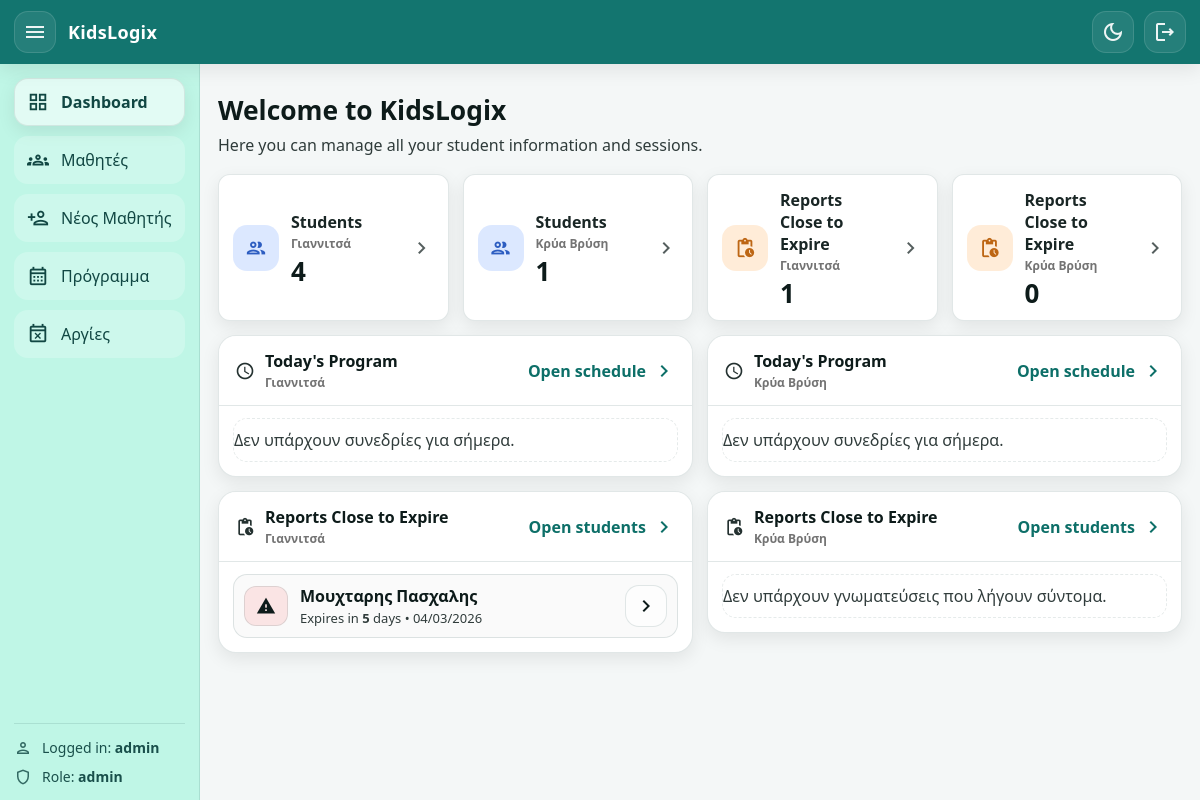
The page / (signed in) on the database its author committed.
### app/models.py (models this page shows, shortened)
class Student(Base):
    __tablename__ = "students"
    amka: Mapped[str] = mapped_column(String(20), primary_key=True)
    center: Mapped[str] = mapped_column(
        String(20),
        nullable=False,
        default="Giannitsa",  # Giannitsa / KryaVrisi
    )
    first_name: Mapped[str] = mapped_column(String(60), nullable=False)
    last_name: Mapped[str] = mapped_column(String(60), nullable=False)
    date_of_birth: Mapped[date | None] = mapped_column(Date, nullable=True)
    parent_name: Mapped[str | None] = mapped_column(String(120), nullable=True)
    parent_phone: Mapped[str | None] = mapped_column(String(30), nullable=True)
    assessment_expiry_date: Mapped[date | None] = mapped_column(Date, nullable=True)
    admin_comment: Mapped[str | None] = mapped_column(String(1000), nullable=True)
    created_at: Mapped[datetime] = mapped_column(
        DateTime, default=datetime.utcnow, nullable=False
    )
    services: Mapped[list["StudentService"]] = relationship(
        back_populates="student",
        cascade="all, delete-orphan",
    )
    appointments: Mapped[list["Appointment"]] = relationship(
        back_populates="student",
        cascade="all, delete-orphan",
    )
    payments: Mapped[list["Payment"]] = relationship(
        back_populates="student",
        cascade="all, delete-orphan",
    )

### app/routers/web.py (the view)
@router.get("/", response_class=HTMLResponse)
def dashboard(
    request: Request,
    db: Session = Depends(get_db),
    user: User = Depends(get_current_user),
):
    today = date.today()
    exp_limit = today + timedelta(days=30)
    centers_order = ["Giannitsa", "KryaVrisi"]
    centers_labels = {
        "Giannitsa": CENTERS.get("Giannitsa", "Giannitsa"),
        "KryaVrisi": CENTERS.get("KryaVrisi", "KryaVrisi"),
    }
    student_counts_by_center = {}
    for c in centers_order:
        student_counts_by_center[c] = (
            db.query(Student)
            .filter(Student.center == c)
            .count()
        )
    reports_list_by_center = {}
    reports_expiring_by_center = {}
    for c in centers_order:
        reports = (
            db.query(Student)
            .filter(Student.center == c)
            .filter(Student.assessment_expiry_date.isnot(None))
            .filter(Student.assessment_expiry_date >= today)
            .filter(Student.assessment_expiry_date <= exp_limit)
            .order_by(Student.assessment_expiry_date.asc())
            .all()
        )
        reports_list_by_center[c] = reports
        reports_expiring_by_center[c] = len(reports)
    todays_by_center = {}
    for c in centers_order:
        todays_by_center[c] = (
            db.query(Appointment)
            .options(
                joinedload(Appointment.student),
                joinedload(Appointment.service),
            )
            .filter(Appointment.center == c)
            .filter(Appointment.day == today)
            .filter(Appointment.status == "scheduled")
            .order_by(Appointment.start_time.asc())
            .all()
        )
    return templates.TemplateResponse(
        "dashboard.html",
        {
            "request": request,
            "user": user,
            "page": "dashboard",
            "today": today,
            "exp_limit": exp_limit,
            "centers_order": centers_order,
            "centers_labels": centers_labels,
            "student_counts_by_center": student_counts_by_center,
            "reports_list_by_center": reports_list_by_center,
            "reports_expiring_by_center": reports_expiring_by_center,
            "todays_by_center": todays_by_center,
        },
    )

### app/templates/dashboard.html (shortened to what this page needs)
{% extends "base.html" %}
{% block content %}
<div class="dash-header">
  <h1 class="dash-title">Welcome to KidsLogix</h1>
  <p class="dash-subtitle">Here you can manage all your student information and sessions.</p>
</div>
<div class="dash-stats">
  {% for center in centers_order %}
  <a class="stat-card" href="/students?center={{ center }}" aria-label="Students in {{ centers_labels[center] }}">
    <div class="stat-icon stat-icon-blue">
      <span class="material-icons-outlined">group</span>
    </div>
    <div class="stat-body">
      <div class="stat-label">Students</div>
      <div class="stat-sub">{{ centers_labels[center] }}</div>
      <div class="stat-value">{{ student_counts_by_center[center] }}</div>
    </div>
    <span class="material-icons-outlined stat-arrow">chevron_right</span>
  </a>
  {% endfor %}
  {% for center in centers_order %}
  <a class="stat-card" href="/students?center={{ center }}" aria-label="Reports expiring in {{ centers_labels[center] }}">
    <div class="stat-icon stat-icon-orange">
      <span class="material-icons-outlined">pending_actions</span>
    </div>
    <div class="stat-body">
      <div class="stat-label">Reports Close to Expire</div>
      <div class="stat-sub">{{ centers_labels[center] }}</div>
      <div class="stat-value">{{ reports_expiring_by_center[center] }}</div>
    </div>
    <span class="material-icons-outlined stat-arrow">chevron_right</span>
  </a>
  {% endfor %}
</div>
<div class="dash-grid">
  {% for center in centers_order %}
  <section class="panel">
    <div class="panel-head">
      <div class="panel-title">
        <span class="material-icons-outlined">schedule</span>
        <div class="panel-title-text">
          <h2>Today's Program</h2>
          <div class="panel-sub">{{ centers_labels[center] }}</div>
        </div>
      </div>
      <a class="panel-link" href="/schedule">
        Open schedule <span class="material-icons-outlined">chevron_right</span>
      </a>
    </div>
    <div class="panel-body panel-body-scroll">
      {% set aps = todays_by_center.get(center, []) %}
      {% if aps and aps|length > 0 %}
        <div class="list">
          {% for ap in aps %}
            <div class="list-row">
              <div class="time-pill">{{ ap.start_time.strftime("%H:%M") }}</div>
              <div class="list-main">
                <div class="list-title">
                  {% if ap.student %}{{ ap.student.full_name }}{% else %}{{ ap.student_amka }}{% endif %}
                </div>
                <div class="list-subtitle">
                  {% if ap.service %}{{ ap.service.name }}{% else %}Service #{{ ap.service_id }}{% endif %}
                </div>
              </div>
              <a class="icon-btn" href="/students/{{ ap.student_amka }}" title="Open student card">
                <span class="material-icons-outlined">chevron_right</span>
              </a>
            </div>
          {% endfor %}
        </div>
      {% else %}
        <div class="empty-state">Δεν υπάρχουν συνεδρίες για σήμερα.</div>
      {% endif %}
    </div>
  </section>
  {% endfor %}
  {% for center in centers_order %}
  <section class="panel">
    <div class="panel-head">
      <div class="panel-title">
        <span class="material-icons-outlined">pending_actions</span>
        <div class="panel-title-text">
          <h2>Reports Close to Expire</h2>
          <div class="panel-sub">{{ centers_labels[center] }}</div>
        </div>
      </div>
      <a class="panel-link" href="/students?center={{ center }}">
        Open students <span class="material-icons-outlined">chevron_right</span>
      </a>
    </div>
    <div class="panel-body panel-body-scroll">
      {% set reports_list = reports_list_by_center.get(center, []) %}
      {% if reports_list and reports_list|length > 0 %}
        <div class="list">
          {% for st in reports_list %}
            {% set days_left = (st.assessment_expiry_date - today).days %}
            <div class="list-row">
              <div class="warn-pill">
                <span class="material-icons-outlined">warning</span>
              </div>
              <div class="list-main">
                <div class="list-title">{{ st.full_name }}</div>
                <div class="list-subtitle">
                  Expires in <b>{{ days_left }}</b> days • {{ st.assessment_expiry_date.strftime("%d/%m/%Y") }}
                </div>
              </div>
              <a class="icon-btn" href="/students/{{ st.amka }}" title="Open student card">
                <span class="material-icons-outlined">chevron_right</span>
              </a>
            </div>
          {% endfor %}
        </div>
      {% else %}
        <div class="empty-state">Δεν υπάρχουν γνωματεύσεις που λήγουν σύντομα.</div>
      {% endif %}
    </div>
  </section>
  {% endfor %}
</div>
{% endblock %}

### app/static/style.css (style rules this page uses)
:root { --teal-900:#0f5f5a; --teal-800:#13756f; --teal-700:#17837c; --mint-100:#d6fff0; --mint-150:#c6f6e5; --mint-200:#b9f0dd; --radius:18px; --shadow-sm: 0 6px 18px rgba(0,0,0,.08); --shadow-md: 0 10px 26px rgba(0,0,0,.12); }
html[data-theme="light"] { --bg: #f4f7f7; --text: #0d1b1a; --topbar-bg: var(--teal-800); --topbar-text: #fff; --sidebar-bg: #bff6e6; --sidebar-text: #114743; --content-bg: transparent; --card-bg: #ffffff; --card-head-bg: rgba(255,255,255,.65); --border: rgba(12, 60, 56, .12); --row-bg: rgba(250,250,250,.95); --pill-bg: rgba(20, 140, 130, .12); --btn-bg: rgba(255,255,255,.65); --link: #0d6f68; --input-bg: #e8eef0; --input-border: rgba(0,0,0,.12); }
* { box-sizing:border-box; }
body { margin:0; font-family: system-ui, -apple-system, Segoe UI, Roboto, Arial, sans-serif; background: var(--bg); color: var(--text); }
a { color: inherit; }
.icon-btn { width: 42px; height: 42px; border-radius: 14px; display:grid; place-items:center; border: 1px solid var(--border); background: var(--btn-bg); color: inherit; text-decoration:none; cursor:pointer; }
.dash-header { margin: 10px 0 18px; }
.dash-title { margin: 0; font-size: clamp(20px, 2.2vw, 28px); }
.dash-subtitle { margin: 6px 0 0; opacity: .85; }
.dash-stats { display:grid !important; grid-template-columns: repeat(4, minmax(0, 1fr)) !important; gap: 14px !important; }
.stat-card { display:flex; align-items:center; gap: 12px; padding: 14px 14px; border-radius: 12px; min-height: 110px; text-decoration:none; color: inherit; background: var(--card-bg); border: 1px solid var(--border); box-shadow: var(--shadow-sm); transition: transform .12s ease, box-shadow .12s ease; }
.stat-icon { width: 46px; height: 46px; border-radius: 14px; display:grid; place-items:center; flex: 0 0 46px; }
.stat-icon span { font-size: 22px; }
.stat-icon-blue { background: rgba(80,140,255,.20); color: rgba(35, 85, 190, .95); }
.stat-icon-orange { background: rgba(255,160,60,.20); color: rgba(185, 95, 10, .95); }
.stat-body { flex: 1; min-width: 0; }
.stat-label { font-weight: 700; opacity: .95; }
.stat-sub { margin-top: 2px; font-size: 12px; font-weight: 600; color: rgba(0,0,0,.55); }
.stat-value { font-size: 26px; font-weight: 900; margin-top: 6px; line-height: 1; }
.stat-arrow { opacity: .7; }
.dash-grid { display:grid; grid-template-columns: repeat(2, minmax(0, 1fr)); gap: 14px; align-items:start; margin-top: 14px; }
.panel { background: var(--card-bg); border: 1px solid var(--border); border-radius: 18px; box-shadow: var(--shadow-sm); overflow:hidden; }
.panel-head { display:flex; align-items:center; justify-content:space-between; padding: 14px 16px; border-bottom: 1px solid var(--border); background: var(--card-head-bg); }
.panel-title { display:flex; align-items:center; gap: 10px; }
.panel-title h2 { margin:0; font-size: 16px; }
.panel-title .material-icons-outlined { font-size: 20px; opacity:.9; }
.panel-title-text h2 { margin:0; font-size: 16px; }
.panel-link { display:inline-flex; align-items:center; gap: 6px; text-decoration:none; color: var(--link); font-weight: 700; }
.panel-body { padding: 12px 14px 14px; }
.panel-sub { margin-top: 2px; font-size: 12px; font-weight: 600; color: rgba(0,0,0,.55); }
.list { display:grid; gap: 10px; }
.list-row { display:flex; align-items:center; gap: 12px; padding: 10px 10px; border-radius: 14px; border: 1px solid var(--border); background: var(--row-bg); }
.warn-pill { width: 44px; height: 40px; border-radius: 12px; display:grid; place-items:center; background: rgba(255, 120, 120, .16); border: 1px solid var(--border); }
.warn-pill .material-icons-outlined { font-size: 20px; }
.list-main { flex: 1; }
.list-title { font-weight: 900; }
.list-subtitle { opacity:.85; font-size: 13px; margin-top: 2px; }
.empty-state { padding: 14px; border-radius: 14px; border: 1px dashed var(--border); opacity: .85; }
:root { --topbar-h: 64px; }
.empty-state { opacity:.85; padding: 10px 0; }

### rows shown on the page
Student: full_name "Μουχταρης Πασχαλης", days_left "5", assessment_expiry_date "04/03/2026"

### other values the page prints
{{ user.username if user else '-' }} "admin"
{{ user.role if user else '-' }} "admin"
{{ centers_labels[center] }} "Γιαννιτσά" "Κρύα Βρύση"
{{ student_counts_by_center[center] }} "4" "1"
{{ reports_expiring_by_center[center] }} "1" "0"
